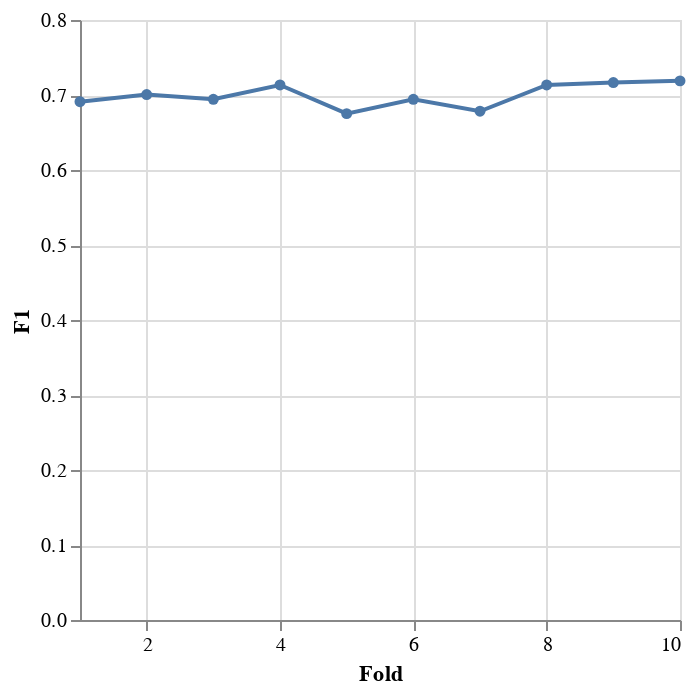

The code cell stored with this chart in its notebook:
### Code cell
alt.Chart(df_scores_loro.reset_index()).mark_line(
     point=alt.OverlayMarkDef()
).encode(
    x=alt.X("index", bin=False, title="Fold", axis=alt.Axis(tickCount=5)),
    y=alt.Y("logistic", aggregate="mean", title="F1")
)

### Figure 1 — Vega-Lite specification as saved in the notebook (floating-point values rounded to 4 significant figures)
{"config": {"view": {"continuousWidth": 300, "continuousHeight": 300}}, "data": {"name": "data-af6ea99e1c6e9398a25fbde380665e77"}, "mark": {"type": "line", "point": {}}, "encoding": {"x": {"axis": {"tickCount": 5}, "bin": false, "field": "index", "title": "Fold", "type": "quantitative"}, "y": {"aggregate": "mean", "field": "logistic", "title": "F1", "type": "quantitative"}}, "$schema": "https://vega.github.io/schema/vega-lite/v5.8.0.json", "datasets": {"data-af6ea99e1c6e9398a25fbde380665e77": [{"index": 1, "logistic": 0.6911}, {"index": 2, "logistic": 0.7006}, {"index": 3, "logistic": 0.6943}, {"index": 4, "logistic": 0.7134}, {"index": 5, "logistic": 0.6752}, {"index": 6, "logistic": 0.6943}, {"index": 7, "logistic": 0.6783}, {"index": 8, "logistic": 0.7134}, {"index": 9, "logistic": 0.7166}, {"index": 10, "logistic": 0.7188}]}}
